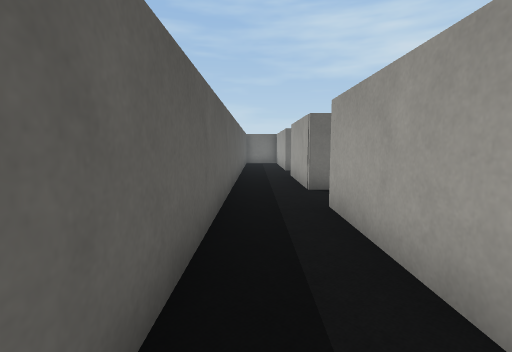
view 1 (above)

16 first-person views from a walk through a robot-simulator world made for Webots. The camera is 0.57 m above the floor, tilts 6° down and sees 85° across. The floor is counted in squares, 0.5 m on a side. Each view is taken from the middle of a square. On the plan, view 1 faces up. The plan holds only what a view shows up to about 12 squares ahead; the rest is blank. The place goes on beyond the plan. The robots in the file are not drawn. Webots' stock objects and surfaces are drawn as simple stand-ins.

view 2
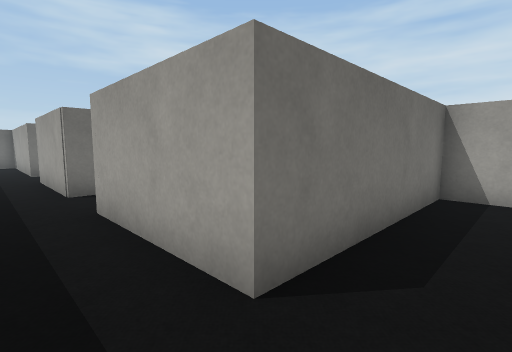

view 3
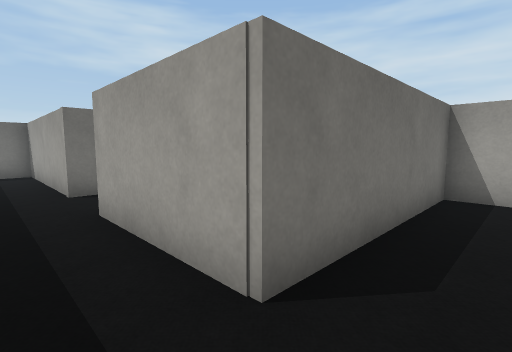

view 4
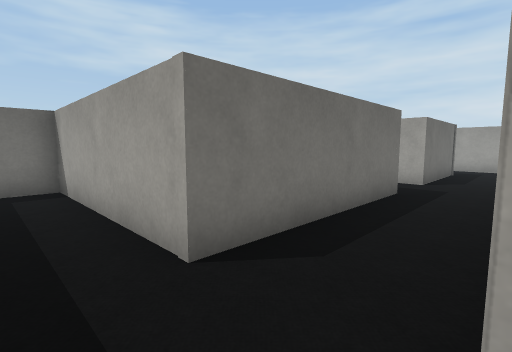

view 5
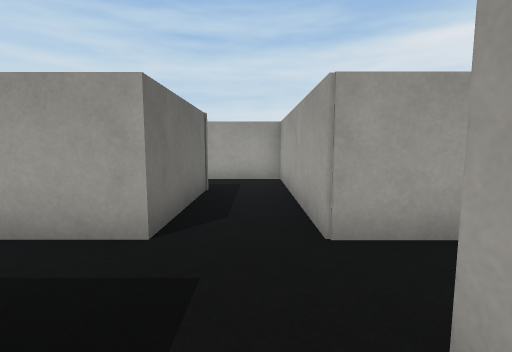

view 6
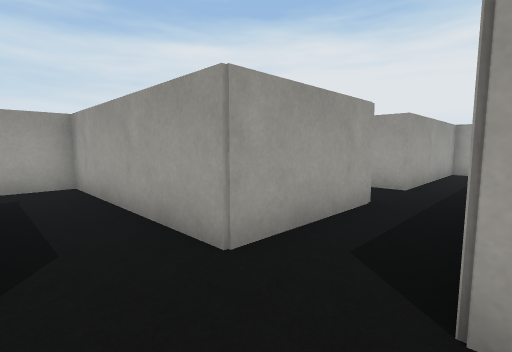

view 7
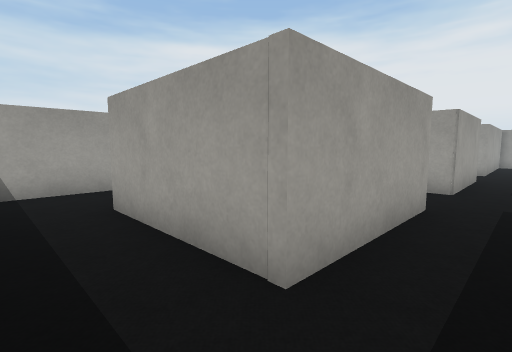

view 8
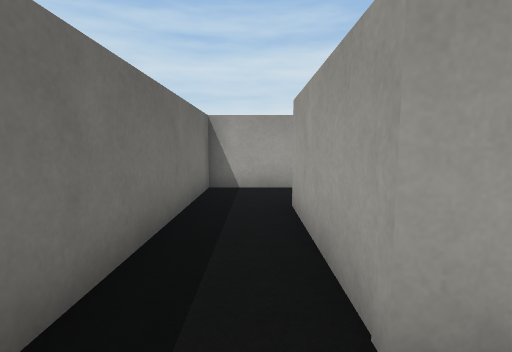

view 9
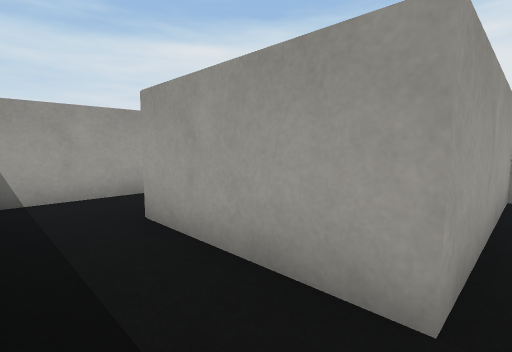

view 10
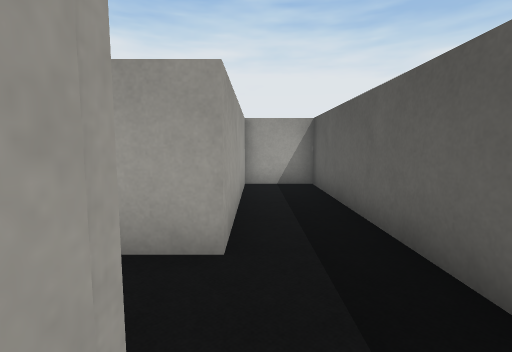

view 11
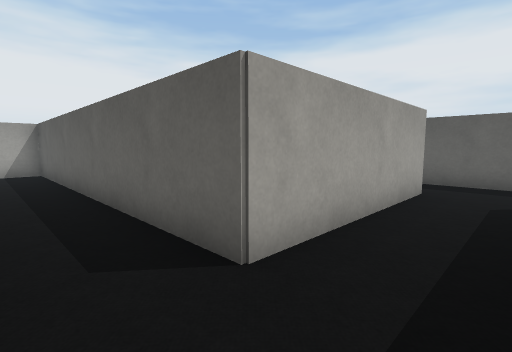

view 12
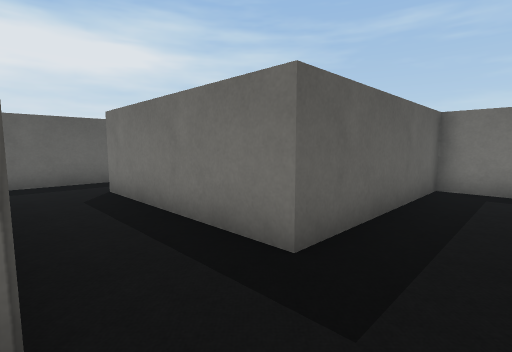

view 13
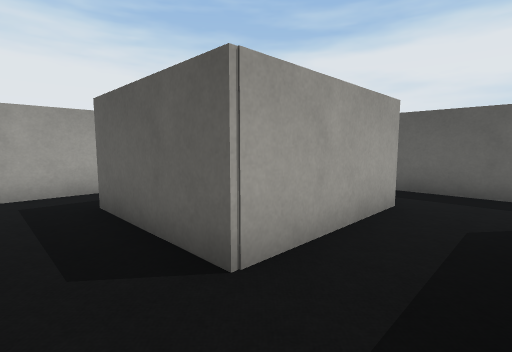

view 14
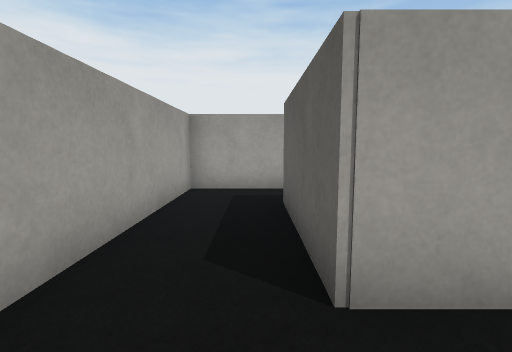

view 15
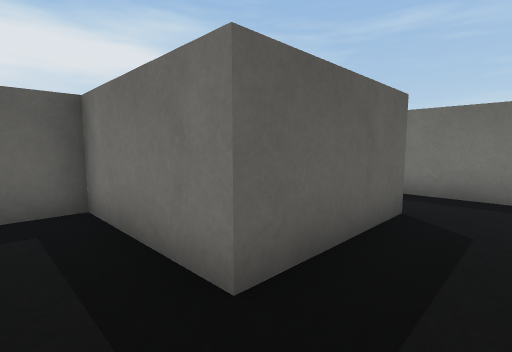

view 16
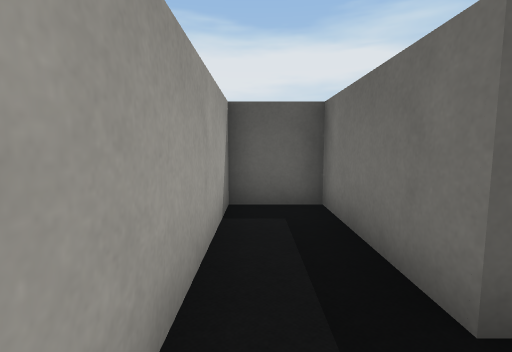

### Floor plan
Points are (right, up) in squares from view 1. A wall is a line through its corners. A room is listed if a view was taken in it or the views show most of it. See-through windows are left out.
Room 1 (views 1, 2, 3, 4, 5, 6, 7, 8, 9, 10, 11, 12, 13, 14, 15, 16)
walls: (9.3, 7.2) (9.3, 11.1) (15.8, 11.1) (15.8, 13.7); (7.1, 6.2) (7.1, 7.3) (1.4, 7.3) (1.4, 11.1) (7.3, 11.1) (7.3, -0.5) (9.3, -0.5) (9.3, 5.1) (13.4, 5.1) (13.4, 1.3) (9.5, 1.3) (9.5, -0.5) (15.8, -0.5) (15.8, 6.9); (13.5, 13.3) (9.3, 13.3) (9.3, 17.3) (13.5, 17.3); (14.8, 7.3) (12.8, 7.3); (7.1, 0.2) (7.1, 1.3) (1.4, 1.3) (1.4, 5.4); (-0.7, 14) (-0.7, 0.6); (15.8, 16.5) (15.8, 19.3) (7.3, 19.3) (7.3, 13.3) (1.4, 13.3) (1.4, 19.3) (0.2, 19.3)

Positions as (right, up) in squares from view 1, and headings:
1: (0, 0), facing up
2: (0, 0), facing up-right
3: (0, 6), facing up-right
4: (0, 11), facing up-right
5: (6, 12), facing right
6: (7, 13), facing down-right
7: (8, 19), facing down-right
8: (8, 18), facing right
9: (9, 7), facing down-right
10: (9, 8), facing down
11: (9, 13), facing down-left
12: (9, 11), facing up-left
13: (15, 7), facing down-left
14: (14, 7), facing down
15: (15, 0), facing up-left
16: (15, 0), facing left
